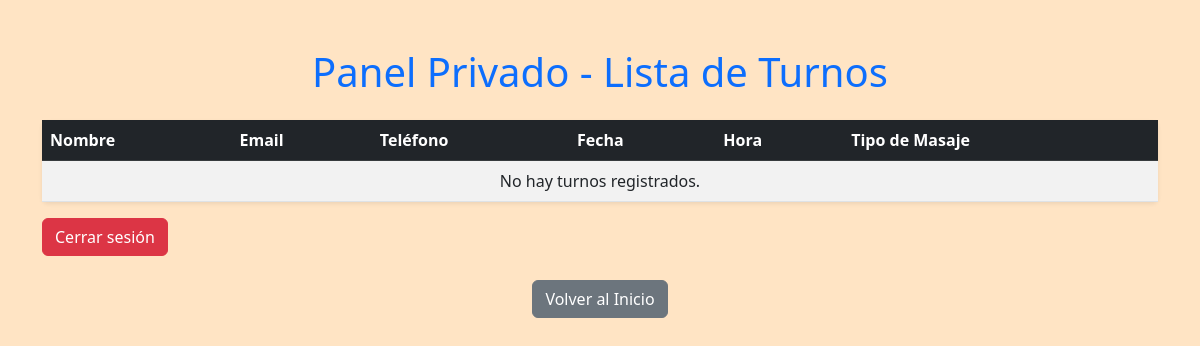
/polls/panel-super-privado-987/ (signed in), run on an earlier commit of the app's database.
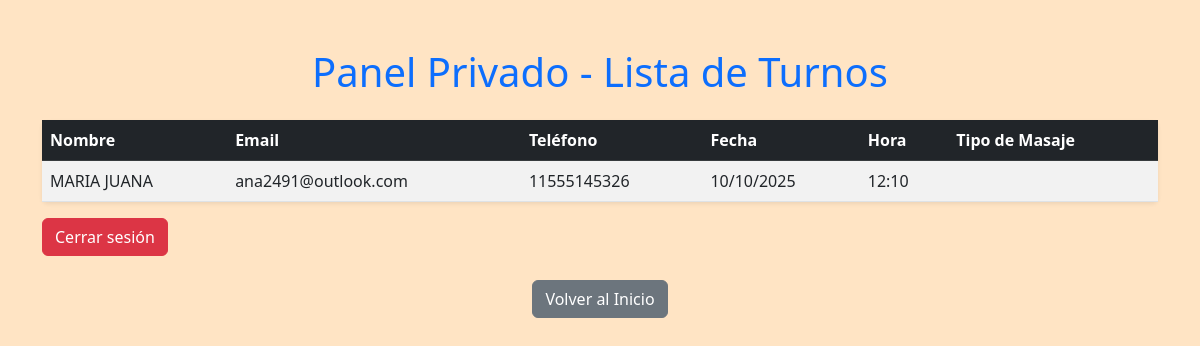
And on a later commit of the database.
### polls/models.py (models this page shows, shortened)
class Turno(models.Model):
    nombre = models.CharField(max_length=100)
    email = models.EmailField()
    telefono = models.CharField(max_length=20)
    fecha = models.DateField()
    hora = models.TimeField()
    tipo_masaje = models.CharField(
        max_length=100,
        choices=[
            ('relajante', 'Masaje_Relajante'),
            ('descontracturante', 'Masaje_Descontracturante'),
            ('facial', 'Masaje_Facial'),
        ]
    )
    cancelado = models.BooleanField(default=False)

### polls/views.py (the view)
# urls.py: path('panel-super-privado-987/', views.panel_turnos_privado, name='panel_turnos_privado'),
@login_required(login_url='/accounts/login/')
def panel_turnos_privado(request):
    turnos = Turno.objects.all().order_by('fecha')  # o como esté tu modelo
    return render(request, 'polls/panel_turnos.html', {'turnos': turnos})

### polls/templates/polls/panel_turnos.html (shortened to what this page needs)
{% load static %}
<!DOCTYPE html>
<html lang="es">
<head>
    <link href="https://cdn.jsdelivr.net/npm/bootstrap@5.3.0/dist/css/bootstrap.min.css" rel="stylesheet" />
</head>
<body style="background:  bisque;;">
<div class="container my-5">
    <h1 class="mb-4 text-center text-primary">Panel Privado - Lista de Turnos</h1>
    <table class="table table-striped table-hover shadow-sm rounded">
        <thead class="table-dark">
            <tr>
                <th scope="col">Nombre</th>
                <th scope="col">Email</th>
                <th scope="col">Teléfono</th>
                <th scope="col">Fecha</th>
                <th scope="col">Hora</th>
                <th scope="col">Tipo de Masaje</th>
            </tr>
        </thead>
        <tbody>
        {% for turno in turnos %}
            <tr>
                <td>{{ turno.nombre }}</td>
                <td>{{ turno.email }}</td>
                <td>{{ turno.telefono }}</td>
                <td>{{ turno.fecha|date:"d/m/Y" }}</td>
                <td>{{ turno.hora|time:"H:i" }}</td>
                <td>
                </td>
            </tr>
        {% empty %}
            <tr>
                <td colspan="6" class="text-center">No hay turnos registrados.</td>
            </tr>
        {% endfor %}
        </tbody>
    </table>
    <form method="post" action="{% url 'logout' %}">
    <button type="submit" class="btn btn-danger">Cerrar sesión</button>
</form>
    <div class="text-center mt-4">
        <a href="{% url 'polls:index' %}" class="btn btn-secondary">Volver al Inicio</a>
    </div>
</div>
</body>
</html>

What changed in the data, as far as the page shows it:
added Turno: nombre "MARIA JUANA", email "ana2491@outlook.com", telefono "11555145326", fecha "10/10/2025", hora "12:10"
Also different on the page:
text no longer shown: "No hay turnos registrados."
